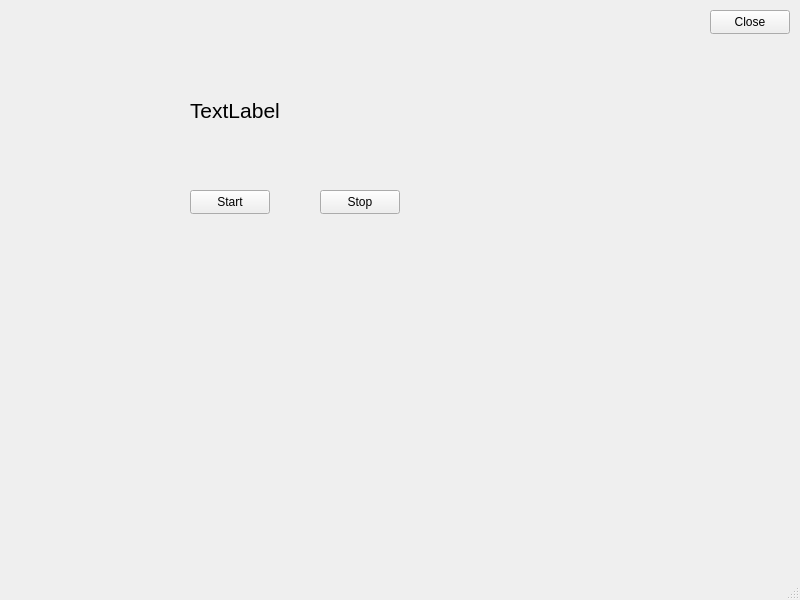
<?xml version="1.0" encoding="UTF-8"?>
<ui version="4.0">
 <class>MainWindow</class>
 <widget class="QMainWindow" name="MainWindow">
  <property name="geometry">
   <rect>
    <x>0</x>
    <y>0</y>
    <width>800</width>
    <height>600</height>
   </rect>
  </property>
  <property name="windowTitle">
   <string>MainWindow</string>
  </property>
  <widget class="QWidget" name="centralwidget">
   <widget class="QPushButton" name="pushButton">
    <property name="geometry">
     <rect>
      <x>190</x>
      <y>190</y>
      <width>80</width>
      <height>24</height>
     </rect>
    </property>
    <property name="text">
     <string>Start</string>
    </property>
   </widget>
   <widget class="QLabel" name="label">
    <property name="geometry">
     <rect>
      <x>190</x>
      <y>80</y>
      <width>231</width>
      <height>61</height>
     </rect>
    </property>
    <property name="font">
     <font>
      <pointsize>16</pointsize>
     </font>
    </property>
    <property name="text">
     <string>TextLabel</string>
    </property>
   </widget>
   <widget class="QPushButton" name="pushButton_2">
    <property name="geometry">
     <rect>
      <x>320</x>
      <y>190</y>
      <width>80</width>
      <height>24</height>
     </rect>
    </property>
    <property name="text">
     <string>Stop</string>
    </property>
   </widget>
   <widget class="QPushButton" name="pushButton_3">
    <property name="geometry">
     <rect>
      <x>710</x>
      <y>10</y>
      <width>80</width>
      <height>24</height>
     </rect>
    </property>
    <property name="text">
     <string>Close</string>
    </property>
   </widget>
  </widget>
  <widget class="QMenuBar" name="menubar">
   <property name="geometry">
    <rect>
     <x>0</x>
     <y>0</y>
     <width>800</width>
     <height>21</height>
    </rect>
   </property>
  </widget>
  <widget class="QStatusBar" name="statusbar"/>
 </widget>
 <resources/>
 <connections/>
</ui>
